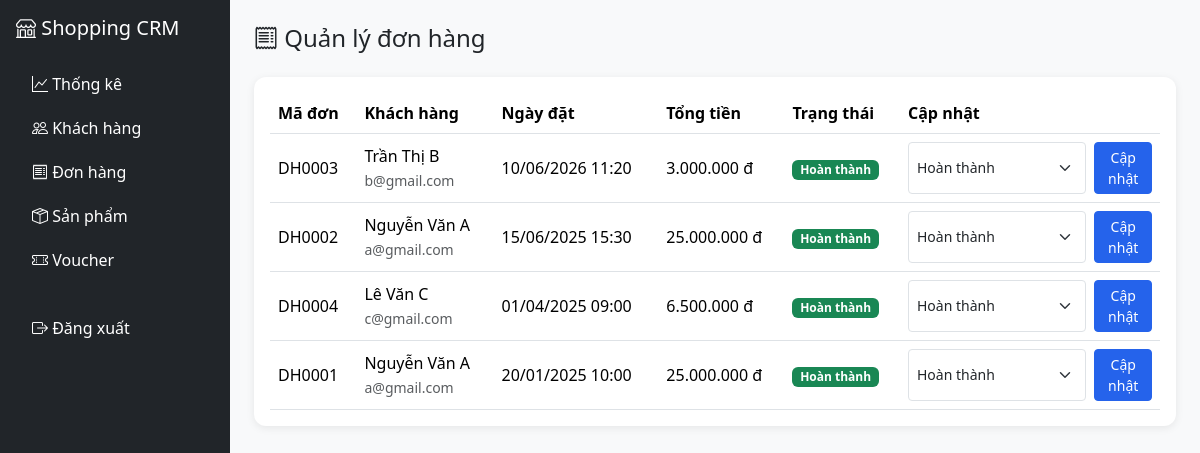
The app's page /admin/orders.php (signed in) with its own data.
### tables this page shows
CREATE TABLE orders (
  id INT AUTO_INCREMENT PRIMARY KEY,
  code VARCHAR(30) NOT NULL UNIQUE,
  user_id INT NOT NULL,
  total INT NOT NULL DEFAULT 0,
  discount INT NOT NULL DEFAULT 0,
  tier_discount INT NOT NULL DEFAULT 0,
  voucher_discount INT NOT NULL DEFAULT 0,
  final_total INT NOT NULL DEFAULT 0,
  voucher_id INT,
  points_used INT NOT NULL DEFAULT 0,
  status ENUM('pending','confirmed','shipping','completed','cancelled') NOT NULL DEFAULT 'pending',
  created_at DATETIME NOT NULL DEFAULT CURRENT_TIMESTAMP,
  FOREIGN KEY (user_id) REFERENCES users(id)
);

CREATE TABLE users (
  id INT AUTO_INCREMENT PRIMARY KEY,
  full_name VARCHAR(100) NOT NULL,
  email VARCHAR(150) NOT NULL UNIQUE,
  password VARCHAR(255) NOT NULL,
  phone VARCHAR(20),
  address VARCHAR(255),
  role ENUM('admin','customer') NOT NULL DEFAULT 'customer',
  points INT NOT NULL DEFAULT 0,
  status ENUM('active','locked') NOT NULL DEFAULT 'active',
  created_at DATETIME NOT NULL DEFAULT CURRENT_TIMESTAMP
);

### includes/functions.php (called while the page is built, shortened)
<?php
function e($value) {
    return htmlspecialchars((string)$value, ENT_QUOTES, 'UTF-8');
}
function money($amount) {
    return number_format((float)$amount, 0, ',', '.') . ' đ';
}
function order_status_label($status) {
    $map = [
        'pending' => 'Chờ xử lý',
        'confirmed' => 'Đã xác nhận',
        'shipping' => 'Đang giao',
        'completed' => 'Hoàn thành',
        'cancelled' => 'Đã hủy',
    ];
    return $map[$status] ?? $status;
}
function order_status_class($status) {
    return 'badge-status-' . $status;
}

### admin/orders.php (the view, shortened to what this page needs)
<?php
require __DIR__ . '/../config/db.php';
require __DIR__ . '/../includes/functions.php';
$validStatuses = ['pending', 'confirmed', 'shipping', 'completed', 'cancelled'];
$orders = $pdo->query(
    "SELECT o.*, u.full_name, u.email
     FROM orders o
     JOIN users u ON u.id = o.user_id
     ORDER BY o.created_at DESC"
)->fetchAll();
require __DIR__ . '/../includes/header.php';
?>
<h4 class="mb-4"><i class="bi bi-receipt"></i> Quản lý đơn hàng</h4>
<?php if (empty($orders)): ?>
    <div class="alert alert-info">Chưa có đơn hàng nào.</div>
<?php else: ?>
    <div class="card p-3">
        <table class="table align-middle mb-0">
            <thead>
                <tr>
                    <th>Mã đơn</th>
                    <th>Khách hàng</th>
                    <th>Ngày đặt</th>
                    <th>Tổng tiền</th>
                    <th>Trạng thái</th>
                    <th style="width:260px;">Cập nhật</th>
                </tr>
            </thead>
            <tbody>
                <?php foreach ($orders as $o): ?>
                    <tr>
                        <td><?= e($o['code']) ?></td>
                        <td><?= e($o['full_name']) ?><br><small class="text-muted"><?= e($o['email']) ?></small></td>
                        <td><?= e(date('d/m/Y H:i', strtotime($o['created_at']))) ?></td>
                        <td><?= money($o['final_total']) ?></td>
                        <td>
                            <span class="badge <?= order_status_class($o['status']) ?>">
                                <?= e(order_status_label($o['status'])) ?>
                            </span>
                        </td>
                        <td>
                            <form method="post" action="" class="d-flex gap-2">
                                <select name="status" class="form-select form-select-sm">
                                    <?php foreach ($validStatuses as $s): ?>
                                        <option value="<?= $s ?>" <?= $s === $o['status'] ? 'selected' : '' ?>>
                                            <?= e(order_status_label($s)) ?>
                                        </option>
                                    <?php endforeach; ?>
                                </select>
                                <button type="submit" class="btn btn-sm btn-primary">Cập nhật</button>
                            </form>
                        </td>
                    </tr>
                <?php endforeach; ?>
            </tbody>
        </table>
    </div>
<?php endif; ?>
<?php require __DIR__ . '/../includes/footer.php'; ?>

### assets/css/style.css (style rules this page uses)
:root { --main-color: #2563eb; }
:root { scroll-behavior: auto; }
body { background-color: #f8f9fa; }
.btn-primary { background-color: var(--main-color); border-color: var(--main-color); }
.card { border: none; border-radius: 12px; box-shadow: 0 2px 8px rgba(0, 0, 0, 0.08); }
.badge-status-completed { background-color: #198754; }

### records on screen
orders: code "DH0003", user.full_name "Trần Thị B", user.email "b@gmail.com", created_at "10/06/2026 11:20", final_total "3.000.000 đ", status "Hoàn thành"
orders: code "DH0002", user.full_name "Nguyễn Văn A", user.email "a@gmail.com", created_at "15/06/2025 15:30", final_total "25.000.000 đ", status "Hoàn thành"
orders: code "DH0004", user.full_name "Lê Văn C", user.email "c@gmail.com", created_at "01/04/2025 09:00", final_total "6.500.000 đ", status "Hoàn thành"
orders: code "DH0001", user.full_name "Nguyễn Văn A", user.email "a@gmail.com", created_at "20/01/2025 10:00", final_total "25.000.000 đ", status "Hoàn thành"

### other values on screen
form field status "Hoàn thành"
